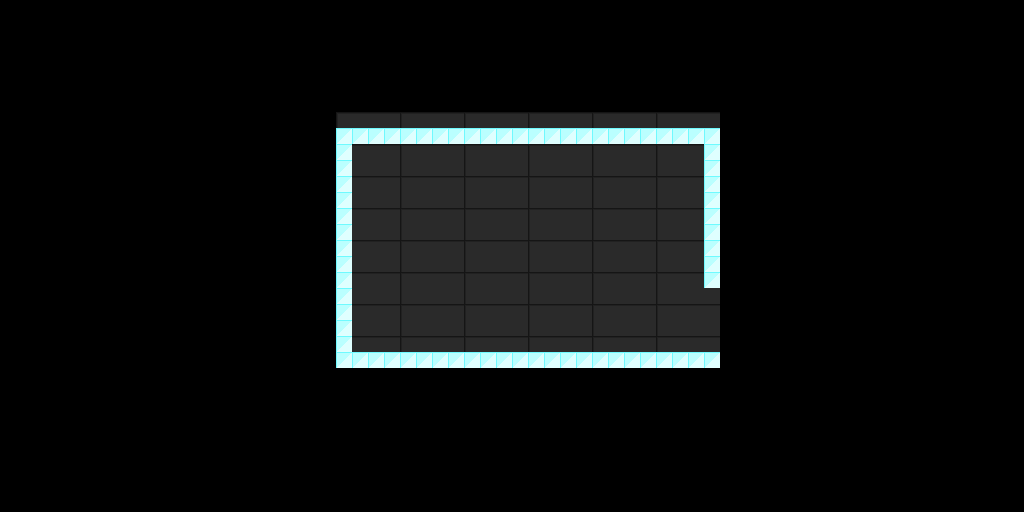

Tiled map render using the project's own tile images. Description and the map definition, with tile-layer contents summarised, below:
An orthogonal 64x32 tile map with 16x16 px tiles, 2 tile layers (Real Background, Real Platforms), 2 tilesets and 4 objects (Scene Door Portal, Camera Bounds, Camera Trigger).

<map version="1.0" orientation="orthogonal" renderorder="right-down" width="64" height="32" tilewidth="16" tileheight="16" nextobjectid="55">
 <tileset firstgid="1" name="blocks_16x16" tilewidth="16" tileheight="16" tilecount="144" columns="12">
  <image source="blocks_16x16.png" width="192" height="192" />
 </tileset>
 <tileset firstgid="145" name="blocks_192x128" tilewidth="192" tileheight="128" tilecount="2" columns="2">
  <image source="blocks_192x128.png" width="384" height="128" />
 </tileset>
 <layer name="Real Background" width="64" height="32">
  <properties>
   <property name="Layer" value="House" />
   <property name="Type" value="Background" />
   <property name="Universe" value="RealWorld" />
  </properties>
  <data>[2048 cells, 4 non-empty, 1 distinct tile ids]</data>
 </layer>
 <layer name="Real Platforms" width="64" height="32">
  <properties>
   <property name="Layer" value="House" />
   <property name="Type" value="Platform" />
   <property name="Universe" value="RealWorld" />
  </properties>
  <data>[2048 cells, 70 non-empty, 1 distinct tile ids]</data>
 </layer>
 <objectgroup name="Sceen Transition Doors">
  <properties>
   <property name="Commands" value="DestroyPrefab" />
   <property name="Layer" value="House" />
   <property name="Type" value="PrefabGroup" />
   <property name="Universe" value="RealWorld" />
  </properties>
  <object id="54" name="Right Door" type="Scene Door Portal" x="704" y="288" width="16" height="64">
   <properties>
    <property name="Door Key" value="GreenHouseDoorKey" />
    <property name="Prefab" value="Scene Transition Door" />
    <property name="Transition Direction" value="Right" />
    <property name="Transition To Portal" value="Left Door" />
    <property name="Transition To Scene" value="scene_transition_test_left_door" />
   </properties>
  </object>
 </objectgroup>
 <objectgroup color="#0055ff" name="Camera Bounds">
  <properties>
   <property name="Commands" value="DestroyPrefab" />
   <property name="Layer" value="House" />
   <property name="Type" value="CameraBounds" />
   <property name="Universe" value="RealWorld" />
  </properties>
  <object id="32" x="336" y="128" width="384" height="240" />
 </objectgroup>
 <objectgroup name="Camera Modifier">
  <properties>
   <property name="Commands" value="DestroyPrefab" />
   <property name="Layer" value="House" />
   <property name="Type" value="CameraModifier" />
   <property name="Universe" value="Global" />
  </properties>
  <object id="52" type="Camera Bounds" x="336" y="128" width="384" height="240" />
  <object id="53" type="Camera Trigger" x="336" y="128" width="384" height="240" />
 </objectgroup>
</map>
